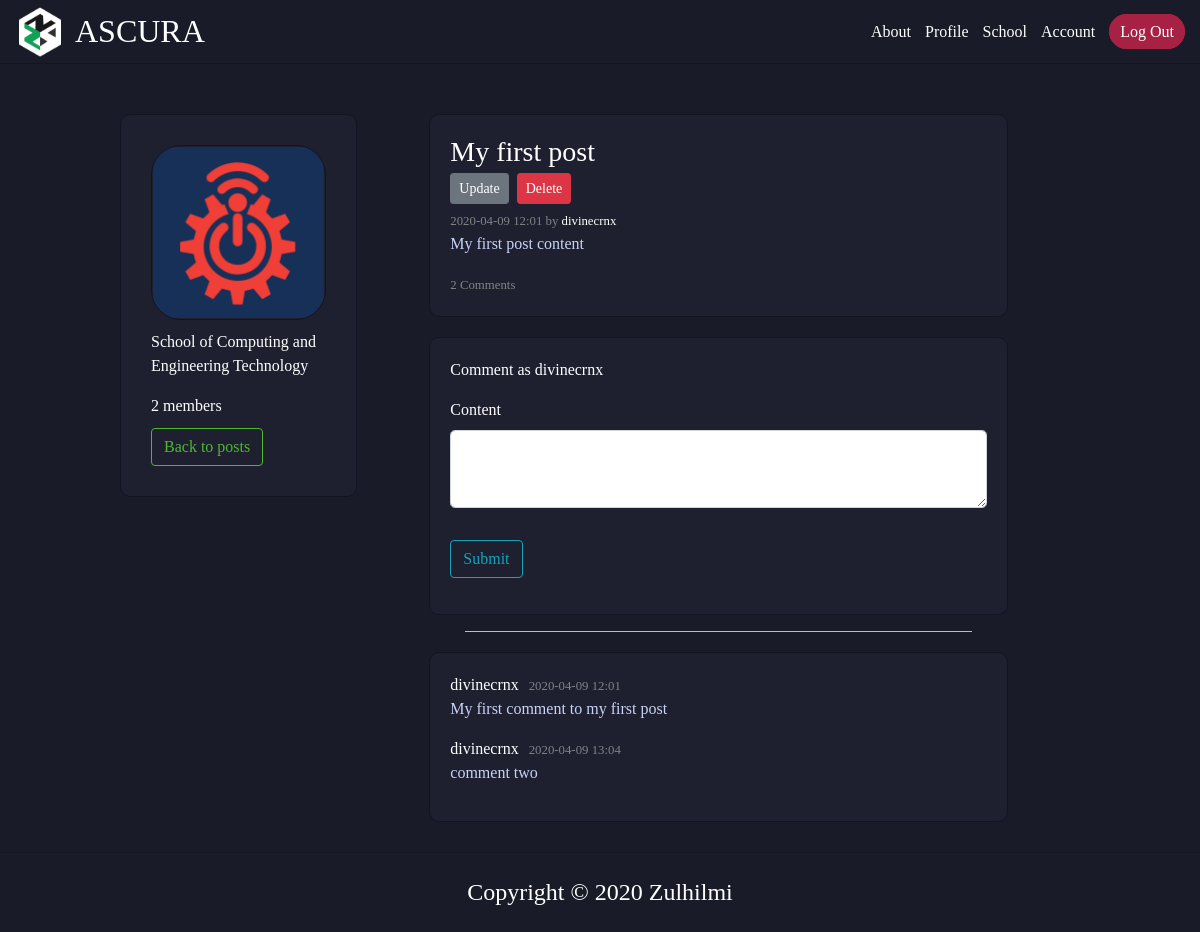
/scet/post/1 (signed in), run on an earlier commit of the app's database.
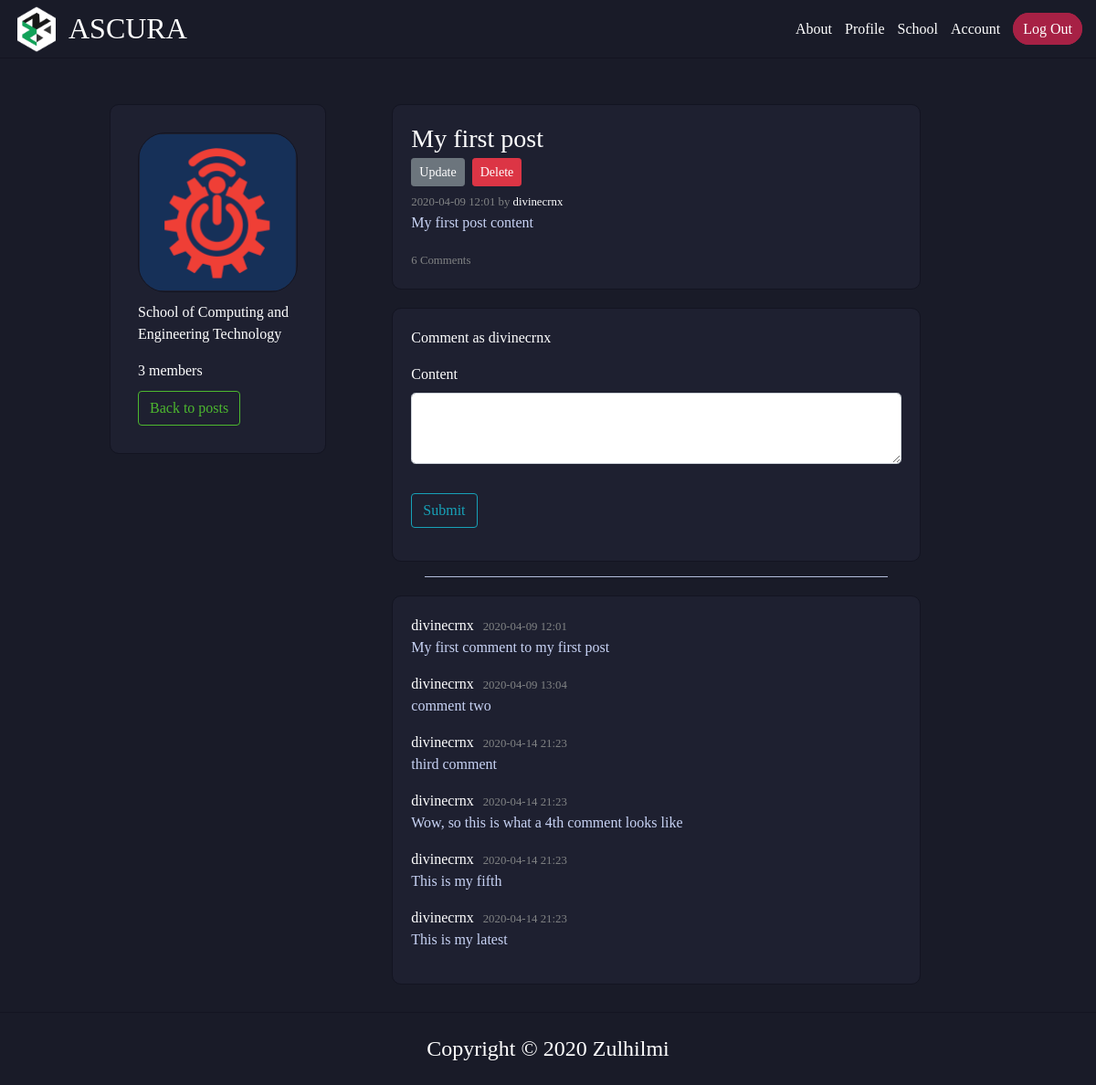
And on a later commit of the database.
### ascura/models.py (models this page shows, shortened)
class School(db.Model):
    id = db.Column(db.Integer, primary_key=True)
    school_name = db.Column(db.String(5), nullable=False, unique=True)
    school_name_full = db.Column(db.String(100), nullable=False, unique=True)
    student_school = db.relationship("User", backref='school', lazy=True)
    post_school = db.relationship("Post", backref='school', lazy=True)
    comment_school = db.relationship("Comment", backref='school', lazy=True)

class Post(db.Model):
    id = db.Column(db.Integer, primary_key=True)
    title = db.Column(db.String(100), nullable=False)
    date_posted = db.Column(db.DateTime, nullable=False, default=get_time)
    content = db.Column(db.Text, nullable=False)
    user_id = db.Column(db.Integer, db.ForeignKey('user.id'), nullable=False)
    school_id = db.Column(db.Integer, db.ForeignKey('school.id'), nullable=False)
    comments = db.relationship('Comment', backref='post', lazy=True)

class User(db.Model, UserMixin):
    id = db.Column(db.Integer, primary_key=True)
    first_name = db.Column(db.String(30), nullable=False)
    last_name = db.Column(db.String(30), nullable=False)
    username = db.Column(db.String(14), unique=True, nullable=False)
    email = db.Column(db.String(120), unique=True, nullable=False)
    password = db.Column(db.String(60), nullable=False)
    image_file = db.Column(db.String(20), nullable=False, default='default.jpg')
    short_desc = db.Column(db.String(70), nullable=False, default="Hi there, I'm new to Ascura.")
    long_desc = db.Column(db.String(450), nullable=False, default="No information given")
    interests = db.Column(db.String(100), nullable=False, default="This user has not specified any interests.")
    school_id = db.Column(db.Integer, db.ForeignKey('school.id'), nullable=False)
    course_id = db.Column(db.Integer, db.ForeignKey('course.id'), nullable=True) # Faculty members don't need this
    semester = db.Column(db.String(2), nullable=True) # Faculty members don't need this
    role_id = db.Column(db.Integer, db.ForeignKey('role.id'), nullable=False, default=1) # Default student role
    u_type = db.Column(db.Integer, db.ForeignKey('usertype.id'), nullable=False, default=3) # Default user type normal
    posts = db.relationship('Post', backref='author', lazy=True)
    comments = db.relationship('Comment', backref='author', lazy=True)

class Comment(db.Model):
    id = db.Column(db.Integer, primary_key=True)
    date_posted = db.Column(db.DateTime, nullable=False, default=get_time)
    content = db.Column(db.Text, nullable=False)
    user_id = db.Column(db.Integer, db.ForeignKey('user.id'), nullable=False)
    post_id = db.Column(db.Integer, db.ForeignKey('post.id'), nullable=False)
    school_id = db.Column(db.Integer, db.ForeignKey('school.id'), nullable=False)

### ascura/routes.py (the view)
@app.route("/<string:school>/post/<int:post_id>", methods=['GET', 'POST'])
def post(school, post_id):
    if not determine_school(school):
        return redirect(url_for('home'))
    school_img = url_for('static', filename='images/' + school + 'logo.png')
    form = CommentForm()
    post = Post.query.get_or_404(post_id)
    comments = Comment.query.filter(Comment.post_id==post.id).all()
    school_id = get_school_id(school)
    school_n = School.query.filter(School.id==school_id).first()
    members = User.query.filter(User.school_id==school_id).all()
    if form.validate_on_submit():
        comment = Comment(content=form.content.data, author=current_user, post_id=post.id, school_id=school_id)
        db.session.add(comment)
        db.session.commit()
        flash('Your comment has been posted!', 'success')
        return redirect(url_for('post', school=post.school.school_name.lower(), post_id=post.id))
    return render_template('post.html', is_post=True,\
        members=len(members),\
        title=school.upper(), p_title=post.title, post=post, school_img=school_img, form=form, comments=comments, school_n=school_n)

### ascura/forms.py
class CommentForm(FlaskForm):
    content = TextAreaField('Content', validators=[DataRequired()])
    submit = SubmitField('Submit')

### ascura/models.py (called while the page is built)
@login_manager.user_loader
def load_user(user_id):
    return User.query.get(user_id)

### ascura/routes.py (called while the page is built)
def determine_school(school):
    schools = ['scet', 'smart', 'sbm', 'shtm', 'saat', 'sss']
    if school in schools:
        return True
    else:
        return False

def get_school_id(school):
    if school == 'scet':
        school_id = 1
    elif school == 'smart':
        school_id = 2
    elif school == 'sbm':
        school_id = 3
    elif school == 'shtm':
        school_id = 4
    elif school == 'saat':
        school_id = 5
    elif school == 'sss':
        school_id = 6
    return school_id

### ascura/templates/post.html (shortened to what this page needs)
{% extends 'layout.html' %}
{% block body %}
    <div id="main-container">
        <div id="school-wall">
            {% include './includes/_school-content.html' %}
            <div id="school-info">
                <div class="s-post">
                    <h3 class="s-post-title">{{ post.title }}</h3>
                    {% if post.author == current_user %}
                        <div class="post-author-actions">
                            <a class="btn btn-secondary btn-sm mt-1 mb-1" href="{{ url_for('update_post', school=post.school.school_name|lower, post_id=post.id) }}">Update</a>
                            <button type="button" class="btn btn-danger btn-sm m-1" data-toggle="modal" data-target="#deleteModal">Delete</button>
                        </div>
                    {% endif %}
                    <small class="s-post-stat">{{ post.date_posted.strftime('%Y-%m-%d %H:%M') }} by <a href="{{ url_for('user_page', username=post.author.username) }}">{{ post.author.username }}</a></small>
                    <p class="s-post-c">{{ post.content }}</p>
                    {% set comments_count = [] %}
                    {% if comments_count|length == 1 %}
                        <small class="s-post-stat">{{ comments_count|length }} Comment</small>
                    {% elif comments_count|length == 0 %}
                        <small class="s-post-stat">No Comments</small>
                    {% else %}
                        <small class="s-post-stat">{{ comments_count|length }} Comments</small>
                    {% endif %}
                </div>
                <div class="s-comment">
                    <form method="POST" action="">
                        <fieldset class="form-group">
                            <p class="p-comment">Comment as {{ current_user.username }}</p>
                            <div class="form-group">
                                {{ form.content.label(class="p-comment-l") }}
                                {% if form.content.errors %}
                                    {{ form.content(class="form-control form-control-lg is-invalid") }}
                                    <div class="invalid-feedback">
                                        {% for error in form.content.errors %}
                                            <span>{{ error }}</span>
                                        {% endfor %}
                                    </div>
                                {% else %}
                                    {{ form.content(class="form-control form-control-lg") }}
                                {% endif %}
                            </div>
                        </fieldset>
                        <div class="form-group">
                            {{ form.submit(class="btn btn-outline-info") }}
                        </div>
                    </form>
                </div>
                <hr>
                <div id="comments-section">
                    {% if comments|length == 0%}
                        <div class="comment">
                            <p class="s-post-c s-post-c-middle">Wow, such empty ʕ•ᴥ•ʔ</p>
                        </div>
                    {% else %}
                        {% for comment in comments %}
                            <div class="comment">
                                <a href="{{ url_for('user_page', username=comment.author.username) }}" class="comment-author-info">{{ comment.author.username }}</a><small class="s-post-stat">{{ comment.date_posted.strftime('%Y-%m-%d %H:%M') }}</small class="s-post-stat">
                                <p class="s-post-c">{{ comment.content }}</p>
                            </div>
                        {% endfor %}
                    {% endif %}
                </div>
            </div>
        </div>
    </div>
{% endblock %}

### ascura/templates/layout.html (shortened to what this page needs)
<!DOCTYPE html>
<html lang="en">
<head>
    <link rel="stylesheet" href="https://stackpath.bootstrapcdn.com/bootstrap/4.4.1/css/bootstrap.min.css">
    <link rel="stylesheet" href="{{ url_for('static', filename='css/main.css') }}">
    <link rel="stylesheet" href="{{ url_for('static', filename='css/form.css') }}">
    <link rel="stylesheet" href="{{ url_for('static', filename='css/profile.css') }}">
    <link rel="stylesheet" href="{{ url_for('static', filename='css/mq.css') }}">
</head>
<body>
    {% include './includes/_navbar.html' %}
    <div id="push-view">
        {% block body %}
        {% endblock %}
    </div>
    {% include './includes/_footer.html' %}
</body>
</html>

### ascura/templates/includes/_navbar.html
<div id="header">
    <div id="left-h-content">
        <img src="{{ url_for('static', filename='images/Ascura Icon.png') }}" alt="">
        <div id="logo">
            <a href="{{ url_for('home') }}"><h1>ASCURA</h1></a>
        </div>
    </div>
    <div id="right-h-content">
        <div id="main-nav-links">
            <div>
                <a href="{{ url_for('about') }}">About</a>
            </div>
            {% if current_user.is_authenticated %}
            <div>
                <a href="{{ url_for('user_page', username=current_user.username) }}">Profile</a>
            </div>
            <div>
                <a href="{{ url_for('school_page', school=current_user.school.school_name|lower) }}">School</a>
            </div>
            <div>
                <a href="{{ url_for('account') }}">Account</a>
            </div>
            {% endif %}
        </div>
        <div id="login-register">
            {% if current_user.is_authenticated %}
                <a id="logre-link" href="{{ url_for('logout') }}">Log Out</a>
            {% else %}
                <a id="logre-link" href="{{ url_for('login') }}">Sign In</a>
            {% endif %}
        </div>
    </div>
</div>

### ascura/templates/includes/_school-content.html
<div id="school-content">
    <div id="school-pp-container">
        <img id="school-pp" src="{{ school_img }}" alt="">
    </div>
    <p id="school-title">{{ school_n.school_name_full }}</p>
    <div class="school-member-count">
        <a class="school-m-count" href="{{ url_for('school_s_list', school=school_n.school_name.lower()) }}">{{ members }}<span> {{ 'members' if members > 1 or members == 0 else 'member'}}</span></a>
    </div>
    {% if current_user.school.school_name == title %}
        {% if is_post and is_update %}
            <div id="school-p-button">
                <a href="{{ url_for('post', school=school_n.school_name|lower, post_id=post.id) }}" class="btn btn-outline-info btn-info-asc">Back to post</a>
            </div>
        {% elif is_post %}
            <div id="school-p-button">
                <a href="{{ url_for('school_page', school=school_n.school_name|lower) }}" class="btn btn-outline-info btn-info-asc">Back to posts</a>
            </div>
        {% else %}
            <div id="school-p-button">
                <a href="{{ new_post_link }}" class="btn btn-outline-info btn-info-asc">New Post</a>
            </div>
        {% endif %}
    {% endif %}
</div>

### ascura/templates/includes/_footer.html
<div id="footer">
    <h4>Copyright © 2020 Zulhilmi</h4>
</div>

### ascura/static/css/main.css (style rules this page uses)
.h1, h1 { font-size: revert; }
.h1, .h2, .h3, .h4, .h5, .h6, h1, h2, h3, h4, h5, h6 { margin-bottom: initial; }
label { color: #fff; }
a { text-decoration: none; color: #fff; }
#push-view { min-height: calc(100vh - 61.833px - 77.3px); }
body { background-color: #191b28; font-family: Proxima-Bold; }
#header { padding: 10px 15px; background-color: #191b28; display: flex; overflow: hidden; justify-content: space-between; height: 8vh; border-bottom: 1px solid rgb(19, 20, 33); }
#main-container { margin-bottom: 20px; }
#logre-link { font-family: Proxima-Bold; margin: 0; color: #fff; border-color: #a72145; border-width: 1px; border-style: solid; border-radius: 20px; width: fit-content; padding: 8px 10px; background-color: #a72145; }
#left-h-content { display: flex; justify-content: space-between; width: max-content; align-items: center; }
#left-h-content > img { height: 50px; }
#left-h-content > div { margin-left: 10px; }
#right-h-content { width: max-content; display: flex; justify-content: space-between; align-items: center; }
#main-nav-links { display: flex; align-items: center; justify-content: space-between; }
#main-nav-links > div { margin-right: 14px; }
#footer { width: 100%; background-color: #191b28; height: 10vh; text-align: center; align-items: center; display: flex; justify-content: center; border-top: 1px solid rgb(19, 20, 33); margin-top: 30px; }
#footer > h4 { color: #fff; }
#school-wall { display: flex; justify-content: space-between; margin-top: 50px; width: 80%; margin-left: auto; margin-right: auto; }
#school-content { width: 290px; background-color: rgb(30, 32, 48); border: 1px solid rgb(19, 20, 33); padding: 30px; border-radius: 10px; height: max-content; }
#school-pp-container { display: flex; justify-content: center; }
#school-pp { border: 1px solid rgb(19, 20, 33); border-radius: 30px; height: 175px; width: 175px; }
#school-title { color: #fff; margin-top: 10px; }
.school-member-count { color: initial; }
#school-p-button { margin-top: 10px; }
#school-info { width: 100%; }
#school-info > hr { background-color: rgb(200, 211, 245); width: 70%; }
.s-post { width: 80%; margin-left: auto; margin-right: auto; background-color: rgb(30, 32, 48); border: 1px solid rgb(19, 20, 33); border-radius: 10px; padding: 20px; margin-bottom: 20px; }
.s-post-title { color: #fff; }
.s-post-stat { color: #818384; font-family: Proxima-Regular; }
.s-post-c { color: rgb(200, 211, 245); font-family: Proxima-Regular; }
.s-comment { width: 80%; margin-left: auto; margin-right: auto; background-color: rgb(30, 32, 48); border: 1px solid rgb(19, 20, 33); border-radius: 10px; padding: 20px; margin-top: 20px; }
.p-comment { color: #fff; }
.p-comment-l { color: #fff; }
#comments-section { width: 80%; margin-left: auto; margin-right: auto; background-color: rgb(30, 32, 48); border: 1px solid rgb(19, 20, 33); border-radius: 10px; padding: 20px; margin-top: 20px; }
.comment-author-info { color: #fff; margin-right: 10px; }

### ascura/static/css/form.css (style rules this page uses)
.btn-info-asc { color: #4db82f; border-color: #4db82f; }

### ascura/templates/post.html (style rules this page uses)
#school-wall { display: flex; justify-content: center; }

What changed in the data, as far as the page shows it:
added Comment: author.username "divinecrnx", date_posted "2020-04-14 21:23", content "third comment"
added Comment: author.username "divinecrnx", date_posted "2020-04-14 21:23", content "Wow, so this is what a 4th comment looks like"
added Comment: author.username "divinecrnx", date_posted "2020-04-14 21:23", content "This is my fifth"
added Comment: author.username "divinecrnx", date_posted "2020-04-14 21:23", content "This is my latest"
Also different on the page:
{{ members }}: "2" → "3"
{{ comments_count|length }}: "2" → "6"
